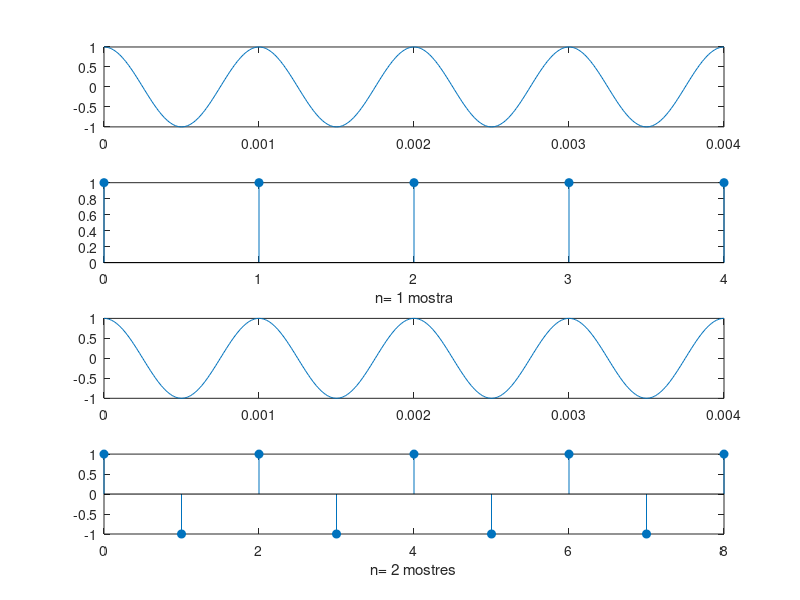
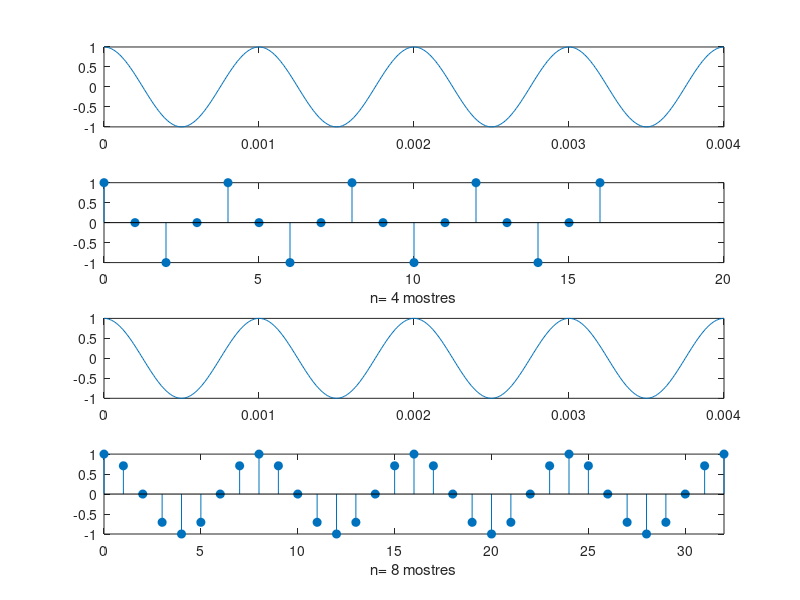
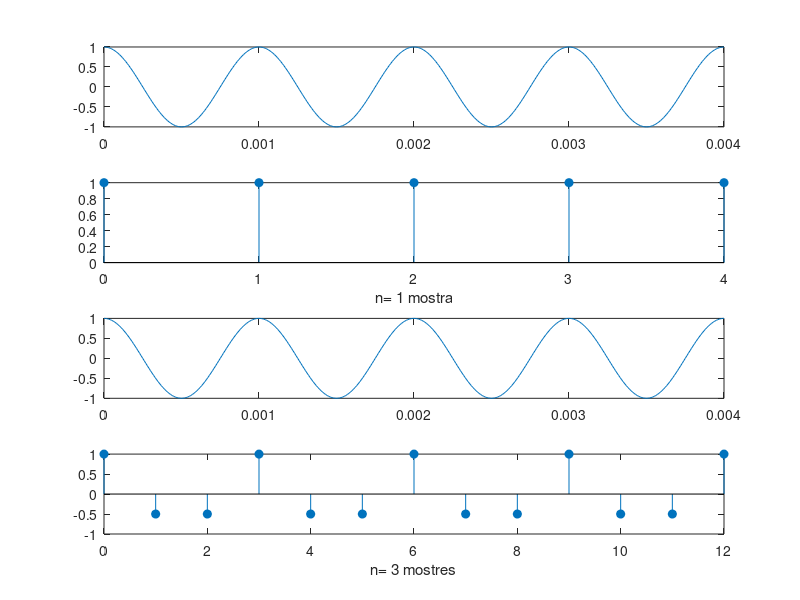
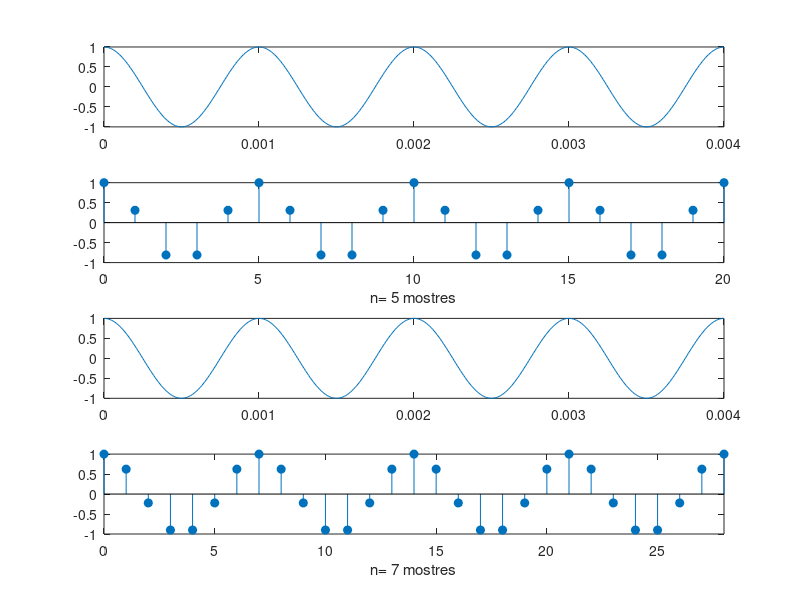

Source code (MATLAB) for these figures, in order:
close all

% nombre de mostres per periode = parell


f=1000.0;
t=0:0.00001:0.004;    % T=0.001s  --> 4 periodes

% Primer plot  1 mostra/periode
fs=1000.0;
n=0:4;

y1=cos(2.0*pi*f*t);
y2=cos(2.0*pi*(f/fs)*n);

subplot(4,1,1)
plot(t,y1)
subplot(4,1,2)
stem(n,y2,'filled')
xlabel('n= 1 mostra')


% Segon plot    2 mostres/periode
fs=2000.0;
n=0:8;

y1=cos(2.0*pi*f*t);
y2=cos(2.0*pi*(f/fs)*n)

subplot(4,1,3)
plot(t,y1)
subplot(4,1,4)
stem(n,y2,'filled')
xlabel('n= 2 mostres')

% Tercer plot    4 mostres/periode
figure
fs=4000.0;
n=0:16;

y1=cos(2.0*pi*f*t);
y2=cos(2.0*pi*(f/fs)*n)

subplot(4,1,1)
plot(t,y1)
subplot(4,1,2)
stem(n,y2,'filled')
xlabel('n= 4 mostres')

% Quart plot   8 mostres/periode
fs=8000.0;
n=0:32;

y1=cos(2.0*pi*f*t);
y2=cos(2.0*pi*(f/fs)*n)

subplot(4,1,3)
plot(t,y1)
subplot(4,1,4)
stem(n,y2,'filled')
xlabel('n= 8 mostres')
axis([0 32 -1 1])

% nombre de mostres per periode = senar


% Primer plot  1 mostra/periode
figure
fs=1000.0;
n=0:4;

y1=cos(2.0*pi*f*t);
y2=cos(2.0*pi*(f/fs)*n)

subplot(4,1,1)
plot(t,y1)
subplot(4,1,2)
stem(n,y2,'filled')
xlabel('n= 1 mostra')


% Segon plot    3 mostres/periode
fs=3000.0;
n=0:12;

y1=cos(2.0*pi*f*t);
y2=cos(2.0*pi*(f/fs)*n)

subplot(4,1,3)
plot(t,y1)
subplot(4,1,4)
stem(n,y2,'filled')
xlabel('n= 3 mostres')

% Tercer plot    5 mostres/periode
figure
fs=5000.0;
n=0:20;

y1=cos(2.0*pi*f*t);
y2=cos(2.0*pi*(f/fs)*n)

subplot(4,1,1)
plot(t,y1)
subplot(4,1,2)
stem(n,y2,'filled')
xlabel('n= 5 mostres')

% Quart plot   7 mostres/periode
fs=7000.0;
n=0:7*4;

y1=cos(2.0*pi*f*t);
y2=cos(2.0*pi*(f/fs)*n)

subplot(4,1,3)
plot(t,y1)
subplot(4,1,4)
stem(n,y2,'filled')
xlabel('n= 7 mostres')
axis([0 28 -1 1])
